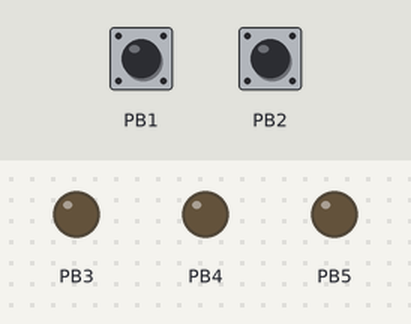
Bench run of a program on a simulated ATmega328P, built with avr-gcc and emulated at 16 MHz (the files do not name the chip). On the bench: output pins drawn as LEDs (lit = HIGH). Inputs (shaded band) come from the test bench; at power-on: PB2 HIGH, PB1 HIGH.

Above: at 1.2 s.
1.3 s: PB2 pulled LOW for 0.15 s
At 1.6 s:
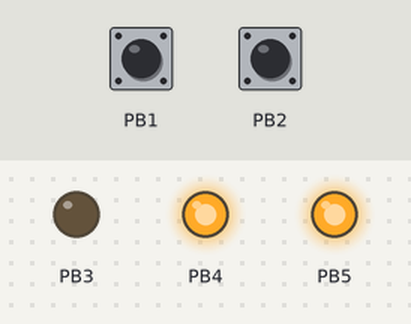
4.4 s: PB2 pulled LOW for 3.2 s
At 6.6 s:
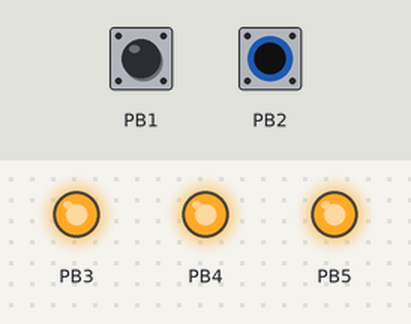
9.1 s: PB1 pulled LOW for 3.2 s
At 11.6 s:
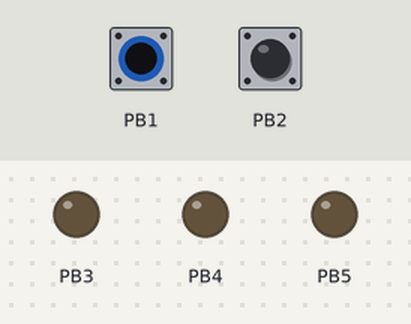
13.8 s: PB2 pulled LOW for 1 s
At 19.7 s:
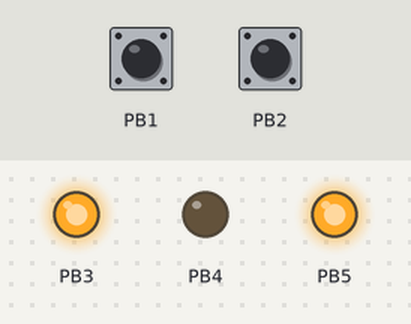
20.3 s: PB1 pulled LOW for 0.15 s
At 20.9 s:
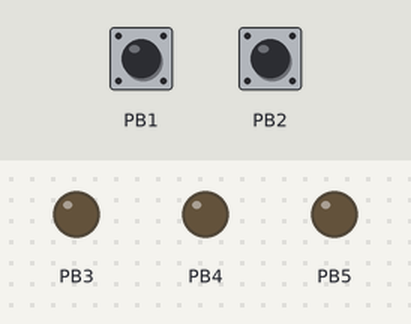
Timing chart, 0 to 22.9 s (numbered marks = the images above; inputs shaded):
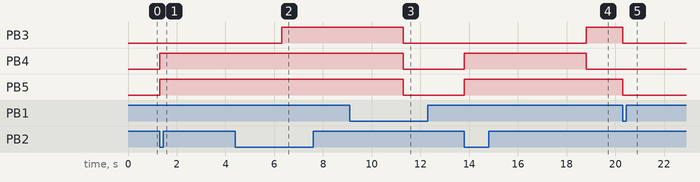

Measured:
- after the input at 1.3 s, PB4, PB5: LOW → HIGH at once
- after the input at 4.4 s, PB4: stays HIGH (without the input it goes to LOW after 1.9 s)
- after the input at 9.1 s, PB3, PB5: HIGH → LOW after 2.2 s
- after the input at 13.8 s, PB3: LOW → HIGH after 5.0 s; PB4: LOW → HIGH at once, → LOW 5.0 s later; PB5: LOW → HIGH at once
- after the input at 20.3 s, PB3, PB5: HIGH → LOW at once

The program:

main.c
```c
//Programação da Partida Estrela Triângulo

#define F_CPU   16000000
#include <util/delay.h>
#include <avr/io.h>

int main(void)
{
	// Configurações das entradas e saídas
	// Entradas
	DDRB &= ~((1<<2)|(1<<1));
	PORTB |= ((1<<2)|(1<<1));	// Pull-up

	// Saídas
	DDRB |= ((1<<3)|(1<<4)|(1<<5));
	PORTB &= ~(1<<3); // Zero
	PORTB &= ~(1<<4); // Zero
	PORTB &= ~(1<<5); // Zero

	while( 1 )
	{
		if( !(PINB & (1<<2)) ) // S1
		{
			PORTB |= (1<<5);	// K1
			PORTB |= (1<<4);	// K2
			_delay_ms(5000);
			PORTB &= ~(1<<4);	// K2
			PORTB |= (1<<3);	// K3
		}
		else if( !(PINB & (1<<1)) ) // S0
		{
			PORTB &= ~(1<<3); // Zero
			PORTB &= ~(1<<4); // Zero
			PORTB &= ~(1<<5); // Zero
		}
	}
}
```
